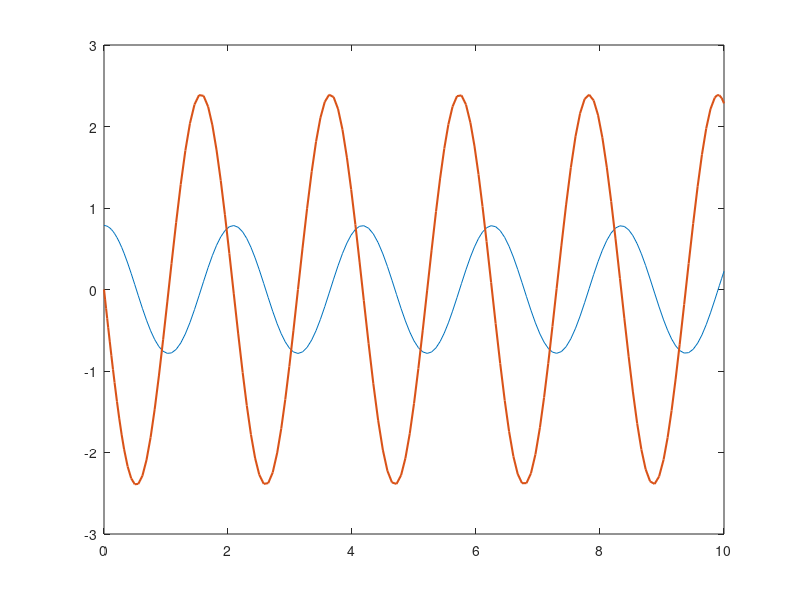

The MATLAB source for this figure: (Note: this script raises an error after producing the figure.)
%% Equation
% L⋅θ¨(t) + g⋅sin(θ(t)) = 0
% L⋅θ¨(t) + b⋅θ(t) + g⋅sin(θ(t)) = 0
% θ¨(t) = - b/L θ'(t) - g/L sin(θ(t))

% L is the length of the pendulum (meters).
% θ¨(t) is the angular acceleration (radians/second²).
% g is the acceleration due to gravity (9.81 m/s²).
% θ(t) is the angular displacement from the vertical position (radians).
% b is the Damping coefficient

%% Parameters Difinitions
L = 1;
g = 9.81;
t_span = [0 10];
b = .5; % Damping Coefficient

%% Solving Equation & Plotting Without Damping Effect
figure
lengthValues = 1:5;
for i = 1:numel(lengthValues)

    L = lengthValues(i);
    % y = [theta; theta_dot]; % is called state vector
    f = @(t, y)[y(2); -g/L *sin(y(1))]; % [theta_dot: theta_double_dot]

    theta0 = pi/4; % initial Position
    theta_dot0 = 0; % initial angular velocity
    y0 = [theta0; theta_dot0];

    [t, y] = ode45(f, t_span, y0); % Ordinary Differential Equation Solver
        
    theta = y(: ,1); % Extracting Angular Position Values
    theta_dot = y(: ,2); % Extracting Angular Velicity Values

    % Plotting Angular Displacement & Velocity
    plot(t, theta, t, theta_dot, 'LineWidth', 1.5)
    LegendLabels(i) = "Length = " + num2str(L);
    xlabel('time (s)')
    ylabel('\theta (rad) and \theta'' (rad/s)')
    title("Anguar Displacement & Angular Velocity")
    grid on
    hold on
end
legend(LegendLabels);

%% Solving Equation & Plotting With Damping Effect
figure
lengthValues = 1:5;
for i = 1:numel(lengthValues)
    
    L = lengthValues(i);
    % y = [theta; theta_dot]; % is called state vector
    f = @(t, y)[y(2); -b/L *y(2)-g/L *sin(y(1))]; % [theta_dot; theta_double_dot]
    
    theta0 = pi/4; % initial Position
    theta_dot0 = 0; % initial angular velocity
    y0 = [theta0; theta_dot0];
    
    [t, y] = ode45(f, t_span, y0); % Ordinary Differential Equation Solver
    
    theta = y(: ,1); % Extracting Angular Position Values
    theta_dot = y(: ,2); % Extracting Angular Velicity Values
    
    % Plotting Angular Displacement & Velocity
    plot(t, theta, t, theta_dot, 'LineWidth', 1.5)
    LegendLabels(i) = "Length = " + num2str(L);
    xlabel('time (s)')
    ylabel('\theta (rad) and \theta'' (rad/s)')
    title("Anguar Displacement & Angular Velocity")
    grid on
    hold on
end
legend(LegendLabels);
